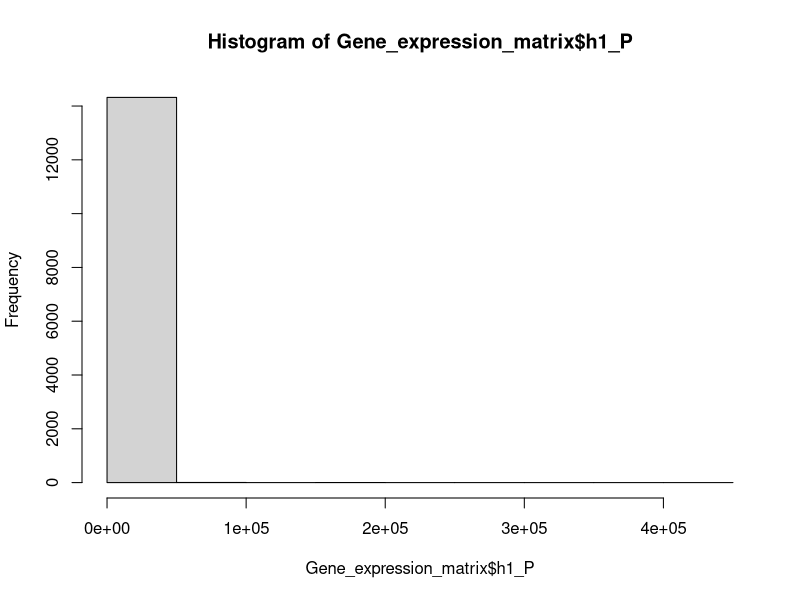
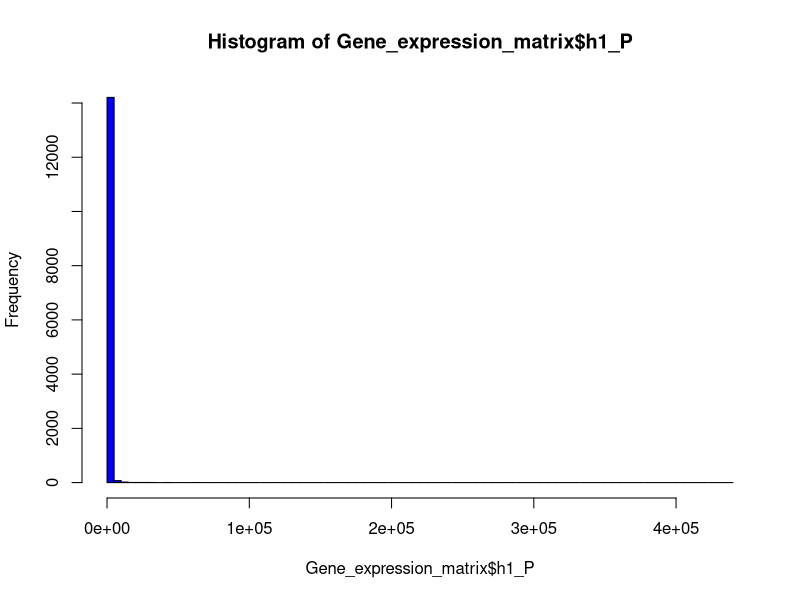

R code for these plots, in order: (Note: this script raises an error after producing the figures.)
## ---- chunk 1
library(knitr)
getwd()
## ---- chunk 2
knitr::opts_chunk$set(error = TRUE)
## ---- chunk 3
Gene_expression_matrix<-read.table("Gene_expression_matrix.txt", header=T, sep="\t")
head(Gene_expression_matrix)
## ---- chunk 4
hist(Gene_expression_matrix$h1_P)
## ---- chunk 5
hist(Gene_expression_matrix$h1_P, breaks=100, col="blue")
## ---- chunk 6
summary(Gene_expression_matrix)
## ---- chunk 7
data_new<- subset(Gene_expression_matrix, Gene_expression_matrix$h1_P >= 10 & Gene_expression_matrix$h2_P >= 10 & Gene_expression_matrix$h1_T12 >= 10 & Gene_expression_matrix$h2_T12 >= 10)

summary(data_new)
## ---- chunk 8
data_new2<- subset(Gene_expression_matrix, Gene_expression_matrix$h1_P <= 100000 & Gene_expression_matrix$h2_P <= 100000 & Gene_expression_matrix$h1_T12 <= 100000 & Gene_expression_matrix$h2_T12 <= 100000)

summary(data_new2)
## ---- chunk 9
data_new3 <- subset(Gene_expression_matrix, Gene_expression_matrix$h1_P <= 1000 & Gene_expression_matrix$h2_P <= 1000 & Gene_expression_matrix$h1_T12 <= 1000 & Gene_expression_matrix$h2_T12 <= 1000)

summary(data_new3)
hist(data_new3$h1_P, data_new3$h2_P, breaks=100, main = "Frequency of Gene Expression of Fibroblasts ",  xlab = "Biological Replicates H1/H2 Pre-Challenge",ylab = "Frequency", col="orange")
## ---- chunk 10
y <- rnorm(1000)
hist(y)
## ---- chunk 11
data_new3 <- subset(Gene_expression_matrix, Gene_expression_matrix$h1_P <= 1000 & Gene_expression_matrix$h2_P <= 1000 & Gene_expression_matrix$h1_T12 <= 1000 & Gene_expression_matrix$h2_T12 <= 1000)
y <- rnorm(1000)

data_new_norm <- rnorm(data_new3)
hist(data_new_norm)
head(data_new_norm)

#data_new_norm#H1_P throws error
qqplot(data_new_norm, y)
## ---- chunk 12
cor.test(data_new3$h2_P, data_new3$h2_T12)
## ---- chunk 13
cor.test(data_new3$h2_P,  data_new3$h2_T12, method="spearman")
